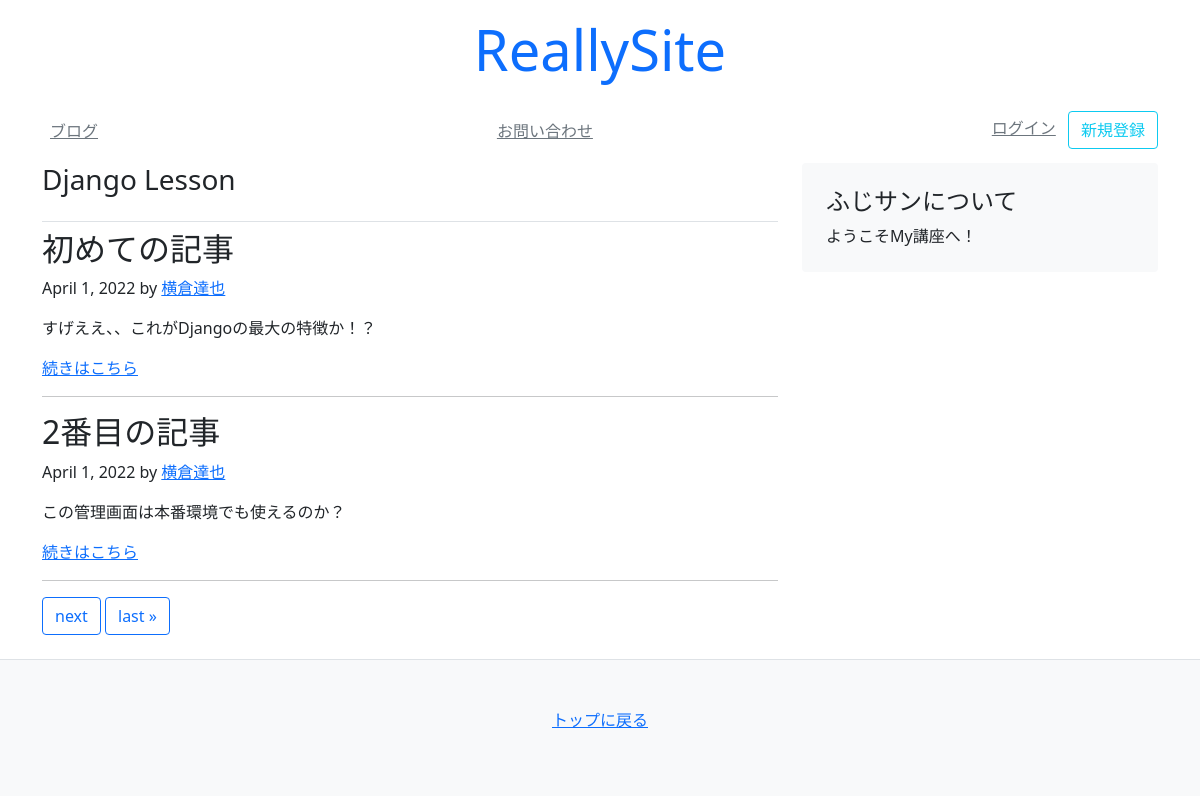
/blog/, run on an earlier commit of the app's database.
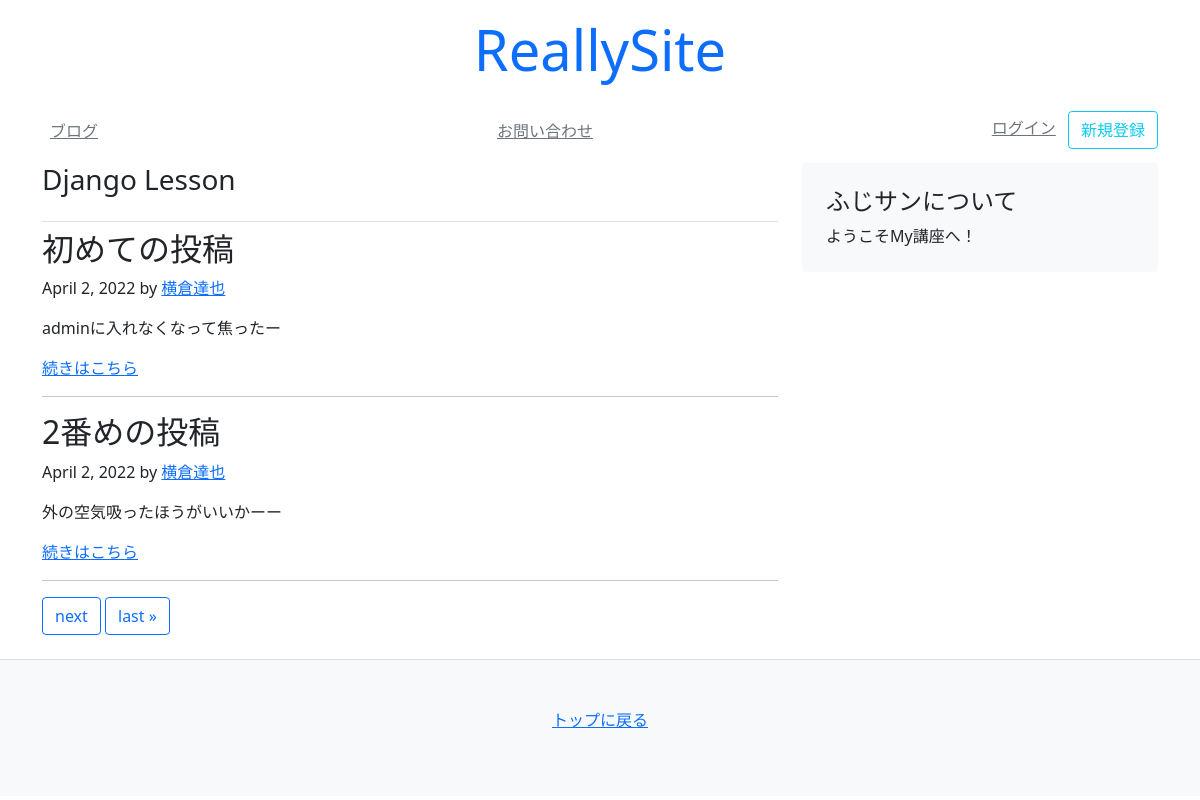
And on a later commit of the database.
### blog/models.py (models this page shows)
class Article(models.Model):
    title = models.CharField(default="", max_length=30)
    text = models.TextField(default="")
    author = models.CharField(default="", max_length=30)
    created_at = models.DateField(auto_now_add=True)
    updated_at = models.DateField(auto_now=True)

### blog/views.py (the view)
# urls.py: path('', views.index),
def index(request):
    objs = Article.objects.all()
    paginator = Paginator(objs, 2)
    page_number = request.GET.get('page')
    context = {
        'page_obj': paginator.get_page(page_number),
        'page_number': page_number
    }
    return render(request, 'blog/blogs.html', context)

### templates/blog/blogs.html
{% extends 'mysite/base.html' %} {% block content %}
<main class="container">
  <div class="row">
    <div class="col-md-8">
      <h3 class="pb-4 font-italic border-bottom">Django Lesson</h3>
      {% for obj in page_obj %}
      <div class="blog-post">
        <h2 class="blog-post-title">{{ obj.title }}</h2>
        <p class="blog-post-meta">
          {{ obj.created_at }} by
          <a href="#">{{ obj.author }}</a>
        </p>
        <p>{{ obj.text }}</p>
        <a href="/blog/{{ obj.id }}">続きはこちら</a>
      </div>
      <hr />
      {% endfor %} {% include 'mysite/snippets/pagination.html' %}
    </div>
    {% include 'mysite/snippets/sidebar.html' %}
  </div>
</main>
{% endblock %}

What changed in the data, as far as the page shows it:
changed Article: title "初めての記事" → "初めての投稿"; created_at "April 1, 2022" → "April 2, 2022"; text "すげええ、、これがDjangoの最大の特徴か！？" → "adminに入れなくなって焦ったー"
changed Article: title "2番目の記事" → "2番めの投稿"; created_at "April 1, 2022" → "April 2, 2022"; text "この管理画面は本番環境でも使えるのか？" → "外の空気吸ったほうがいいかーー"
